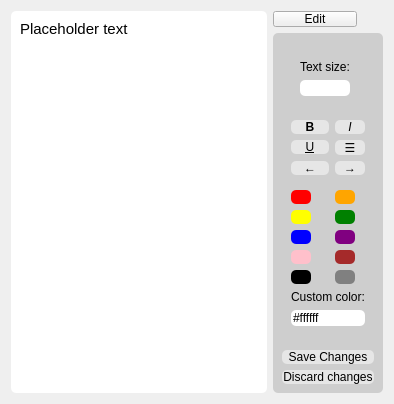
      <widget class="QWidget" name="Title">
       <layout class="QGridLayout" name="gridLayout_2">
        <item row="1" column="4">
         <widget class="QWidget" name="widget_10" native="true">
          <property name="sizePolicy">
           <sizepolicy hsizetype="Fixed" vsizetype="Preferred">
            <horstretch>0</horstretch>
            <verstretch>0</verstretch>
           </sizepolicy>
          </property>
          <property name="styleSheet">
           <string notr="true">QWidget{
color:black;
background-color:rgb(206, 206, 206);
font: 9pt &quot;Sans Serif Collection&quot;;
border-radius:5px;
}

QPushButton{
color:black;
background-color:#e6e6e6;
font: 9pt &quot;Sans Serif Collection&quot;;
border-radius:5px;
}

QPushButton:pressed{
background-color:gray;
}</string>
          </property>
          <layout class="QVBoxLayout" name="verticalLayout_12">
           <item>
            <widget class="QWidget" name="widget_12" native="true">
             <property name="styleSheet">
              <string notr="true"/>
             </property>
             <layout class="QGridLayout" name="gridLayout_8">
              <item row="4" column="1">
               <widget class="QPushButton" name="italicBtn_2">
                <property name="styleSheet">
                 <string notr="true">font-style:italic;</string>
                </property>
                <property name="text">
                 <string>I</string>
                </property>
               </widget>
              </item>
              <item row="5" column="1">
               <widget class="QPushButton" name="centerBtn_2">
                <property name="text">
                 <string>☰</string>
                </property>
               </widget>
              </item>
              <item row="16" column="0" colspan="2">
               <widget class="Line" name="line_9">
                <property name="orientation">
                 <enum>Qt::Orientation::Horizontal</enum>
                </property>
               </widget>
              </item>
              <item row="6" column="0">
               <widget class="QPushButton" name="leftBtn_2">
                <property name="text">
                 <string>←</string>
                </property>
               </widget>
              </item>
              <item row="0" column="0" colspan="2">
               <widget class="QWidget" name="widget_13" native="true">
                <property name="sizePolicy">
                 <sizepolicy hsizetype="Preferred" vsizetype="Maximum">
                  <horstretch>0</horstretch>
                  <verstretch>0</verstretch>
                 </sizepolicy>
                </property>
                <property name="styleSheet">
                 <string notr="true">border:0px;</string>
                </property>
                <layout class="QVBoxLayout" name="verticalLayout_11">
                 <item>
                  <widget class="QLabel" name="label_3">
                   <property name="sizePolicy">
                    <sizepolicy hsizetype="Preferred" vsizetype="Fixed">
                     <horstretch>0</horstretch>
                     <verstretch>0</verstretch>
                    </sizepolicy>
                   </property>
                   <property name="styleSheet">
                    <string notr="true">border:0;
font: 8pt &quot;Sans Serif Collection&quot;;</string>
                   </property>
                   <property name="text">
                    <string>Text size:</string>
                   </property>
                  </widget>
                 </item>
                 <item>
                  <widget class="QLineEdit" name="textSize_2">
                   <property name="sizePolicy">
                    <sizepolicy hsizetype="Fixed" vsizetype="Fixed">
                     <horstretch>0</horstretch>
                     <verstretch>0</verstretch>
                    </sizepolicy>
                   </property>
                   <property name="minimumSize">
                    <size>
                     <width>20</width>
                     <height>0</height>
                    </size>
                   </property>
                   <property name="maximumSize">
                    <size>
                     <width>50</width>
                     <height>20</height>
                    </size>
                   </property>
                   <property name="styleSheet">
                    <string notr="true">background-color:white;</string>
                   </property>
                   <property name="inputMethodHints">
                    <set>Qt::InputMethodHint::ImhDigitsOnly|Qt::InputMethodHint::ImhFormattedNumbersOnly</set>
                   </property>
                  </widget>
                 </item>
                </layout>
               </widget>
              </item>
              <item row="5" column="0">
               <widget class="QPushButton" name="underlineBtn_2">
                <property name="styleSheet">
                 <string notr="true">text-decoration:underline;</string>
                </property>
                <property name="text">
                 <string>U</string>
                </property>
               </widget>
              </item>
              <item row="8" column="0">
               <widget class="QPushButton" name="redBtn_2">
                <property name="sizePolicy">
                 <sizepolicy hsizetype="Fixed" vsizetype="Fixed">
                  <horstretch>0</horstretch>
                  <verstretch>0</verstretch>
                 </sizepolicy>
                </property>
                <property name="maximumSize">
                 <size>
                  <width>20</width>
                  <height>20</height>
                 </size>
                </property>
                <property name="styleSheet">
                 <string notr="true">background-color:red;</string>
                </property>
                <property name="text">
                 <string/>
                </property>
               </widget>
              </item>
              <item row="12" column="0">
               <widget class="QPushButton" name="blackBtn_2">
                <property name="sizePolicy">
                 <sizepolicy hsizetype="Fixed" vsizetype="Fixed">
                  <horstretch>0</horstretch>
                  <verstretch>0</verstretch>
                 </sizepolicy>
                </property>
                <property name="maximumSize">
                 <size>
                  <width>20</width>
                  <height>20</height>
                 </size>
                </property>
                <property name="styleSheet">
                 <string notr="true">background-color:black;</string>
                </property>
                <property name="text">
                 <string/>
                </property>
               </widget>
              </item>
              <item row="11" column="0">
               <widget class="QPushButton" name="pinkBtn_2">
                <property name="sizePolicy">
                 <sizepolicy hsizetype="Fixed" vsizetype="Fixed">
                  <horstretch>0</horstretch>
                  <verstretch>0</verstretch>
                 </sizepolicy>
                </property>
                <property name="maximumSize">
                 <size>
                  <width>20</width>
                  <height>20</height>
                 </size>
                </property>
                <property name="styleSheet">
                 <string notr="true">background-color:pink;</string>
                </property>
                <property name="text">
                 <string/>
                </property>
               </widget>
              </item>
              <item row="8" column="1">
               <widget class="QPushButton" name="orangeBtn_2">
                <property name="maximumSize">
                 <size>
                  <width>20</width>
                  <height>20</height>
                 </size>
                </property>
                <property name="styleSheet">
                 <string notr="true">background-color:orange</string>
                </property>
                <property name="text">
                 <string/>
                </property>
               </widget>
              </item>
              <item row="13" column="0" colspan="2">
               <widget class="QLabel" name="label_4">
                <property name="sizePolicy">
                 <sizepolicy hsizetype="Preferred" vsizetype="Fixed">
                  <horstretch>0</horstretch>
                  <verstretch>0</verstretch>
                 </sizepolicy>
                </property>
                <property name="styleSheet">
                 <string notr="true">border:0;
font: 8pt &quot;Sans Serif Collection&quot;;</string>
                </property>
                <property name="text">
                 <string>Custom color:</string>
                </property>
               </widget>
              </item>
              <item row="7" column="0" colspan="2">
               <widget class="Line" name="line_11">
                <property name="styleSheet">
                 <string notr="true">border-left:0;
border-right:0;
border-bottom:0;</string>
                </property>
                <property name="orientation">
                 <enum>Qt::Orientation::Horizontal</enum>
                </property>
               </widget>
              </item>
              <item row="14" column="0" colspan="2">
               <widget class="QLineEdit" name="colorLine_2">
                <property name="styleSheet">
                 <string notr="true">font: 9pt &quot;Sans Serif Collection&quot;;
background-color:white;</string>
                </property>
                <property name="text">
                 <string>#ffffff</string>
                </property>
               </widget>
              </item>
              <item row="9" column="1">
               <widget class="QPushButton" name="greenBtn_2">
                <property name="sizePolicy">
                 <sizepolicy hsizetype="Fixed" vsizetype="Fixed">
                  <horstretch>0</horstretch>
                  <verstretch>0</verstretch>
                 </sizepolicy>
                </property>
                <property name="maximumSize">
                 <size>
                  <width>20</width>
                  <height>20</height>
                 </size>
                </property>
                <property name="styleSheet">
                 <string notr="true">background-color:green;</string>
                </property>
                <property name="text">
                 <string/>
                </property>
               </widget>
              </item>
              <item row="9" column="0">
               <widget class="QPushButton" name="yellowBtn_2">
                <property name="sizePolicy">
                 <sizepolicy hsizetype="Fixed" vsizetype="Fixed">
                  <horstretch>0</horstretch>
                  <verstretch>0</verstretch>
                 </sizepolicy>
                </property>
                <property name="maximumSize">
                 <size>
                  <width>20</width>
                  <height>20</height>
                 </size>
                </property>
                <property name="styleSheet">
                 <string notr="true">background-color:yellow</string>
                </property>
                <property name="text">
                 <string/>
                </property>
               </widget>
              </item>
              <item row="10" column="1">
               <widget class="QPushButton" name="purpleBtn_2">
                <property name="sizePolicy">
                 <sizepolicy hsizetype="Fixed" vsizetype="Fixed">
                  <horstretch>0</horstretch>
                  <verstretch>0</verstretch>
                 </sizepolicy>
                </property>
                <property name="maximumSize">
                 <size>
                  <width>20</width>
                  <height>20</height>
                 </size>
                </property>
                <property name="styleSheet">
                 <string notr="true">background-color:purple</string>
                </property>
                <property name="text">
                 <string/>
                </property>
               </widget>
              </item>
              <item row="12" column="1">
               <widget class="QPushButton" name="grayBtn_2">
                <property name="sizePolicy">
                 <sizepolicy hsizetype="Fixed" vsizetype="Fixed">
                  <horstretch>0</horstretch>
                  <verstretch>0</verstretch>
                 </sizepolicy>
                </property>
                <property name="maximumSize">
                 <size>
                  <width>20</width>
                  <height>20</height>
                 </size>
                </property>
                <property name="styleSheet">
                 <string notr="true">background-color:gray;</string>
                </property>
                <property name="text">
                 <string/>
                </property>
               </widget>
              </item>
              <item row="4" column="0">
               <widget class="QPushButton" name="boldBtn_2">
                <property name="styleSheet">
                 <string notr="true">font-weight:bold;</string>
                </property>
                <property name="text">
                 <string>B</string>
                </property>
               </widget>
              </item>
              <item row="1" column="0" colspan="2">
               <widget class="Line" name="line_10">
                <property name="styleSheet">
                 <string notr="true">border-left:0;
border-right:0;
border-bottom:0;</string>
                </property>
                <property name="orientation">
                 <enum>Qt::Orientation::Horizontal</enum>
                </property>
               </widget>
              </item>
              <item row="6" column="1">
               <widget class="QPushButton" name="rightBtn_2">
                <property name="text">
                 <string>→</string>
                </property>
               </widget>
              </item>
              <item row="11" column="1">
               <widget class="QPushButton" name="brownBtn_2">
                <property name="sizePolicy">
                 <sizepolicy hsizetype="Fixed" vsizetype="Fixed">
                  <horstretch>0</horstretch>
                  <verstretch>0</verstretch>
                 </sizepolicy>
                </property>
                <property name="maximumSize">
                 <size>
                  <width>20</width>
                  <height>20</height>
                 </size>
                </property>
                <property name="styleSheet">
                 <string notr="true">background-color:brown;</string>
                </property>
                <property name="text">
                 <string/>
                </property>
               </widget>
              </item>
              <item row="10" column="0">
               <widget class="QPushButton" name="blueBtn_2">
                <property name="sizePolicy">
                 <sizepolicy hsizetype="Fixed" vsizetype="Fixed">
                  <horstretch>0</horstretch>
                  <verstretch>0</verstretch>
                 </sizepolicy>
                </property>
                <property name="maximumSize">
                 <size>
                  <width>20</width>
                  <height>20</height>
                 </size>
                </property>
                <property name="styleSheet">
                 <string notr="true">background-color:blue;</string>
                </property>
                <property name="text">
                 <string/>
                </property>
               </widget>
              </item>
             </layout>
            </widget>
           </item>
           <item>
            <widget class="QPushButton" name="TitleSave">
             <property name="sizePolicy">
              <sizepolicy hsizetype="Minimum" vsizetype="Fixed">
               <horstretch>1</horstretch>
               <verstretch>0</verstretch>
              </sizepolicy>
             </property>
             <property name="styleSheet">
              <string notr="true"/>
             </property>
             <property name="text">
              <string>Save Changes</string>
             </property>
            </widget>
           </item>
           <item>
            <widget class="QPushButton" name="TitleDiscard">
             <property name="sizePolicy">
              <sizepolicy hsizetype="Minimum" vsizetype="Fixed">
               <horstretch>1</horstretch>
               <verstretch>0</verstretch>
              </sizepolicy>
             </property>
             <property name="styleSheet">
              <string notr="true"/>
             </property>
             <property name="text">
              <string>Discard changes</string>
             </property>
            </widget>
           </item>
          </layout>
         </widget>
        </item>
        <item row="0" column="1" rowspan="2" colspan="3">
         <widget class="QTextEdit" name="TitleText">
          <property name="sizePolicy">
           <sizepolicy hsizetype="Preferred" vsizetype="Expanding">
            <horstretch>0</horstretch>
            <verstretch>0</verstretch>
           </sizepolicy>
          </property>
          <property name="styleSheet">
           <string notr="true">color:black;
background-color:white;
border-radius:5px;
padding:5px;</string>
          </property>
          <property name="html">
           <string>&lt;!DOCTYPE HTML PUBLIC &quot;-//W3C//DTD HTML 4.0//EN&quot; &quot;http://www.w3.org/TR/REC-html40/strict.dtd&quot;&gt;
&lt;html&gt;&lt;head&gt;&lt;meta name=&quot;qrichtext&quot; content=&quot;1&quot; /&gt;&lt;meta charset=&quot;utf-8&quot; /&gt;&lt;style type=&quot;text/css&quot;&gt;
p, li { white-space: pre-wrap; }
hr { height: 1px; border-width: 0; }
li.unchecked::marker { content: &quot;\2610&quot;; }
li.checked::marker { content: &quot;\2612&quot;; }
&lt;/style&gt;&lt;/head&gt;&lt;body style=&quot; font-family:'Segoe UI'; font-size:9pt; font-weight:400; font-style:normal;&quot;&gt;
&lt;p style=&quot; margin-top:0px; margin-bottom:0px; margin-left:0px; margin-right:0px; -qt-block-indent:0; text-indent:0px;&quot;&gt;&lt;span style=&quot; font-family:'Calibri'; font-size:11pt;&quot;&gt;Placeholder text&lt;/span&gt;&lt;/p&gt;&lt;/body&gt;&lt;/html&gt;</string>
          </property>
         </widget>
        </item>
        <item row="0" column="4">
         <widget class="QPushButton" name="homeEditBtn">
          <property name="sizePolicy">
           <sizepolicy hsizetype="Fixed" vsizetype="Fixed">
            <horstretch>0</horstretch>
            <verstretch>0</verstretch>
           </sizepolicy>
          </property>
          <property name="styleSheet">
           <string notr="true">padding-left:30px;
padding-right:30px;</string>
          </property>
          <property name="text">
           <string>Edit</string>
          </property>
         </widget>
        </item>
       </layout>
      </widget>
